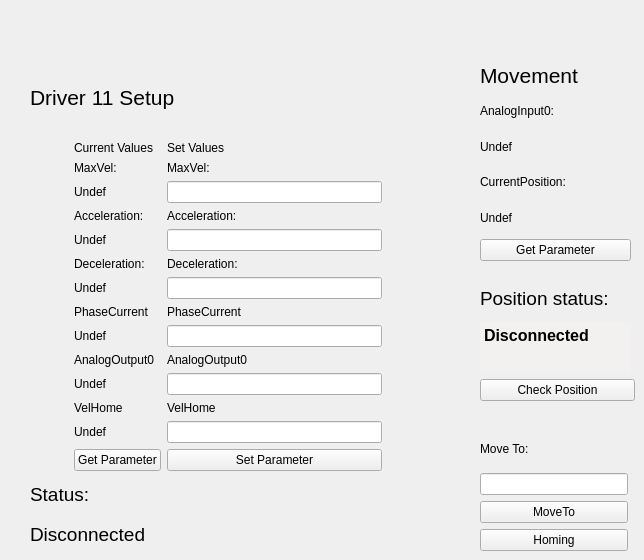
          <widget class="QWidget" name="tab_13">
           <attribute name="title">
            <string>11</string>
           </attribute>
           <attribute name="toolTip">
            <string>Driver 11 Setup and Movimentation</string>
           </attribute>
           <widget class="QWidget" name="layoutWidget_28">
            <property name="geometry">
             <rect>
              <x>480</x>
              <y>430</y>
              <width>148</width>
              <height>121</height>
             </rect>
            </property>
            <layout class="QVBoxLayout" name="verticalLayout_71">
             <item>
              <widget class="QLabel" name="label_261">
               <property name="text">
                <string>Move To:</string>
               </property>
              </widget>
             </item>
             <item>
              <widget class="QLineEdit" name="LineEditMoveToValue_11">
               <property name="toolTip">
                <string>Position to move driver 11</string>
               </property>
              </widget>
             </item>
             <item>
              <widget class="QPushButton" name="MoveTo_11">
               <property name="toolTip">
                <string>Move driver 11 to the position specified above</string>
               </property>
               <property name="text">
                <string>MoveTo</string>
               </property>
              </widget>
             </item>
             <item>
              <widget class="QPushButton" name="Homing_11">
               <property name="toolTip">
                <string>Execute the driver 11 homing procedure</string>
               </property>
               <property name="text">
                <string>Homing</string>
               </property>
              </widget>
             </item>
            </layout>
           </widget>
           <widget class="QWidget" name="layoutWidget_30">
            <property name="geometry">
             <rect>
              <x>480</x>
              <y>60</y>
              <width>151</width>
              <height>201</height>
             </rect>
            </property>
            <layout class="QVBoxLayout" name="verticalLayout_72">
             <item>
              <widget class="QLabel" name="label_264">
               <property name="font">
                <font>
                 <pointsize>16</pointsize>
                </font>
               </property>
               <property name="text">
                <string>Movement</string>
               </property>
              </widget>
             </item>
             <item>
              <widget class="QLabel" name="label_265">
               <property name="text">
                <string>AnalogInput0:</string>
               </property>
              </widget>
             </item>
             <item>
              <widget class="QLabel" name="LabelMovAnalogInput0_11">
               <property name="toolTip">
                <string>Current value of driver 11 AnalogInput(0)</string>
               </property>
               <property name="text">
                <string>Undef</string>
               </property>
              </widget>
             </item>
             <item>
              <widget class="QLabel" name="label_266">
               <property name="text">
                <string>CurrentPosition:</string>
               </property>
              </widget>
             </item>
             <item>
              <widget class="QLabel" name="LabelMovCurrentPosition_11">
               <property name="toolTip">
                <string>Current value of driver 11 CurrentPosition</string>
               </property>
               <property name="text">
                <string>Undef</string>
               </property>
              </widget>
             </item>
             <item>
              <widget class="QPushButton" name="GetParameterMov_11">
               <property name="toolTip">
                <string>Get position parameters of driver 11</string>
               </property>
               <property name="text">
                <string>Get Parameter</string>
               </property>
              </widget>
             </item>
            </layout>
           </widget>
           <widget class="QWidget" name="layoutWidget_29">
            <property name="geometry">
             <rect>
              <x>30</x>
              <y>60</y>
              <width>352</width>
              <height>491</height>
             </rect>
            </property>
            <layout class="QGridLayout" name="gridLayout_44">
             <item row="0" column="0" colspan="3">
              <widget class="QLabel" name="label_173">
               <property name="font">
                <font>
                 <pointsize>16</pointsize>
                </font>
               </property>
               <property name="text">
                <string>Driver 11 Setup</string>
               </property>
              </widget>
             </item>
             <item row="1" column="0">
              <layout class="QVBoxLayout" name="verticalLayout_24">
               <item>
                <widget class="QLabel" name="Images_11">
                 <property name="minimumSize">
                  <size>
                   <width>0</width>
                   <height>100</height>
                  </size>
                 </property>
                 <property name="maximumSize">
                  <size>
                   <width>200</width>
                   <height>150</height>
                  </size>
                 </property>
                 <property name="text">
                  <string/>
                 </property>
                 <property name="pixmap">
                  <pixmap resource="file.qrc">:/Driver.jpg</pixmap>
                 </property>
                 <property name="scaledContents">
                  <bool>true</bool>
                 </property>
                </widget>
               </item>
               <item>
                <widget class="QLabel" name="label_174">
                 <property name="text">
                  <string/>
                 </property>
                </widget>
               </item>
              </layout>
             </item>
             <item row="1" column="1">
              <widget class="QLabel" name="label_371">
               <property name="minimumSize">
                <size>
                 <width>25</width>
                 <height>0</height>
                </size>
               </property>
               <property name="text">
                <string/>
               </property>
              </widget>
             </item>
             <item row="1" column="2">
              <layout class="QGridLayout" name="gridLayout_22">
               <item row="0" column="0">
                <widget class="QLabel" name="label_175">
                 <property name="text">
                  <string>Current Values</string>
                 </property>
                </widget>
               </item>
               <item row="0" column="1">
                <widget class="QLabel" name="label_176">
                 <property name="text">
                  <string>Set Values</string>
                 </property>
                </widget>
               </item>
               <item row="1" column="0">
                <widget class="QLabel" name="label_177">
                 <property name="text">
                  <string>MaxVel:</string>
                 </property>
                </widget>
               </item>
               <item row="1" column="1">
                <widget class="QLabel" name="label_178">
                 <property name="text">
                  <string>MaxVel:</string>
                 </property>
                </widget>
               </item>
               <item row="2" column="0">
                <widget class="QLabel" name="LabelMaxVelSetup_11">
                 <property name="toolTip">
                  <string>Current value of driver 11 MaxVel</string>
                 </property>
                 <property name="text">
                  <string>Undef</string>
                 </property>
                </widget>
               </item>
               <item row="2" column="1">
                <widget class="QLineEdit" name="LineEditMaxVelSetup_11">
                 <property name="toolTip">
                  <string>&lt;html&gt;&lt;head/&gt;&lt;body&gt;&lt;p&gt;MaxVel of driver 11 to set&lt;/p&gt;&lt;/body&gt;&lt;/html&gt;</string>
                 </property>
                </widget>
               </item>
               <item row="3" column="0">
                <widget class="QLabel" name="label_179">
                 <property name="text">
                  <string>Acceleration:</string>
                 </property>
                </widget>
               </item>
               <item row="3" column="1">
                <widget class="QLabel" name="label_180">
                 <property name="text">
                  <string>Acceleration:</string>
                 </property>
                </widget>
               </item>
               <item row="4" column="0">
                <widget class="QLabel" name="LabelAccelerationSetup_11">
                 <property name="toolTip">
                  <string>Current value of driver 11 Acceleration</string>
                 </property>
                 <property name="text">
                  <string>Undef</string>
                 </property>
                </widget>
               </item>
               <item row="4" column="1">
                <widget class="QLineEdit" name="LineEditAccelerationSetup_11">
                 <property name="toolTip">
                  <string>&lt;html&gt;&lt;head/&gt;&lt;body&gt;&lt;p&gt;Acceleration of driver 11 to set&lt;/p&gt;&lt;/body&gt;&lt;/html&gt;</string>
                 </property>
                </widget>
               </item>
               <item row="5" column="0">
                <widget class="QLabel" name="label_181">
                 <property name="text">
                  <string>Deceleration:</string>
                 </property>
                </widget>
               </item>
               <item row="5" column="1">
                <widget class="QLabel" name="label_182">
                 <property name="text">
                  <string>Deceleration:</string>
                 </property>
                </widget>
               </item>
               <item row="6" column="0">
                <widget class="QLabel" name="LabelDecelerationSetup_11">
                 <property name="toolTip">
                  <string>Current value of driver 11 Deceleration</string>
                 </property>
                 <property name="text">
                  <string>Undef</string>
                 </property>
                </widget>
               </item>
               <item row="6" column="1">
                <widget class="QLineEdit" name="LineEditDecelerationSetup_11">
                 <property name="toolTip">
                  <string>&lt;html&gt;&lt;head/&gt;&lt;body&gt;&lt;p&gt;Deceleration of driver 11 to set&lt;/p&gt;&lt;/body&gt;&lt;/html&gt;</string>
                 </property>
                </widget>
               </item>
               <item row="7" column="0">
                <widget class="QLabel" name="label_183">
                 <property name="text">
                  <string>PhaseCurrent</string>
                 </property>
                </widget>
               </item>
               <item row="7" column="1">
                <widget class="QLabel" name="label_184">
                 <property name="text">
                  <string>PhaseCurrent</string>
                 </property>
                </widget>
               </item>
               <item row="8" column="0">
                <widget class="QLabel" name="LabelPhaseCurrentSetup_11">
                 <property name="toolTip">
                  <string>Current value of driver 11 PhaseCurrent</string>
                 </property>
                 <property name="text">
                  <string>Undef</string>
                 </property>
                </widget>
               </item>
               <item row="8" column="1">
                <widget class="QLineEdit" name="LineEditPhaseCurrentSetup_11">
                 <property name="toolTip">
                  <string>&lt;html&gt;&lt;head/&gt;&lt;body&gt;&lt;p&gt; PhaseCurrent of driver 11 to set&lt;/p&gt;&lt;/body&gt;&lt;/html&gt;</string>
                 </property>
                </widget>
               </item>
               <item row="9" column="0">
                <widget class="QLabel" name="label_185">
                 <property name="text">
                  <string>AnalogOutput0</string>
                 </property>
                </widget>
               </item>
               <item row="9" column="1">
                <widget class="QLabel" name="label_186">
                 <property name="text">
                  <string>AnalogOutput0</string>
                 </property>
                </widget>
               </item>
               <item row="10" column="0">
                <widget class="QLabel" name="LabelAnalogOutputSetup_11">
                 <property name="toolTip">
                  <string>Current value of driver 11 AnalogOutput(0)</string>
                 </property>
                 <property name="text">
                  <string>Undef</string>
                 </property>
                </widget>
               </item>
               <item row="10" column="1">
                <widget class="QLineEdit" name="LineEditAnalogOutputSetup_11">
                 <property name="toolTip">
                  <string>&lt;html&gt;&lt;head/&gt;&lt;body&gt;&lt;p&gt; AnalogOutput(0) of driver 11 to set&lt;/p&gt;&lt;/body&gt;&lt;/html&gt;</string>
                 </property>
                </widget>
               </item>
               <item row="11" column="0">
                <widget class="QLabel" name="label_372">
                 <property name="text">
                  <string>VelHome</string>
                 </property>
                </widget>
               </item>
               <item row="11" column="1">
                <widget class="QLabel" name="label_373">
                 <property name="text">
                  <string>VelHome</string>
                 </property>
                </widget>
               </item>
               <item row="12" column="0">
                <widget class="QLabel" name="LabelVelHomeSetup_11">
                 <property name="toolTip">
                  <string>Current value of driver 11 VelHome</string>
                 </property>
                 <property name="text">
                  <string>Undef</string>
                 </property>
                </widget>
               </item>
               <item row="12" column="1">
                <widget class="QLineEdit" name="LineEditVelHomeSetup_11">
                 <property name="toolTip">
                  <string>&lt;html&gt;&lt;head/&gt;&lt;body&gt;&lt;p&gt; VelHome of driver 11 to set&lt;/p&gt;&lt;/body&gt;&lt;/html&gt;</string>
                 </property>
                </widget>
               </item>
               <item row="13" column="0">
                <widget class="QPushButton" name="GetParameterDriver_11">
                 <property name="toolTip">
                  <string>&lt;html&gt;&lt;head/&gt;&lt;body&gt;&lt;p&gt;Get the current parameter of the driver 11&lt;/p&gt;&lt;/body&gt;&lt;/html&gt;</string>
                 </property>
                 <property name="text">
                  <string>Get Parameter</string>
                 </property>
                </widget>
               </item>
               <item row="13" column="1">
                <widget class="QPushButton" name="SetParameterDriver_11">
                 <property name="toolTip">
                  <string>&lt;html&gt;&lt;head/&gt;&lt;body&gt;&lt;p&gt;Set parameter of driver 11. Nota bene: in order to accomplished the command you have to set all the fields above.&lt;/p&gt;&lt;/body&gt;&lt;/html&gt;</string>
                 </property>
                 <property name="text">
                  <string>Set Parameter</string>
                 </property>
                </widget>
               </item>
              </layout>
             </item>
             <item row="2" column="0" colspan="3">
              <layout class="QVBoxLayout" name="verticalLayout_25">
               <item>
                <widget class="QLabel" name="label_187">
                 <property name="font">
                  <font>
                   <pointsize>14</pointsize>
                  </font>
                 </property>
                 <property name="text">
                  <string>Status:</string>
                 </property>
                </widget>
               </item>
               <item>
                <widget class="QLabel" name="LabelStatusDriver11">
                 <property name="font">
                  <font>
                   <pointsize>14</pointsize>
                  </font>
                 </property>
                 <property name="toolTip">
                  <string>Driver 11 Status</string>
                 </property>
                 <property name="text">
                  <string>Disconnected</string>
                 </property>
                </widget>
               </item>
              </layout>
             </item>
            </layout>
           </widget>
           <widget class="QWidget" name="layoutWidget_51">
            <property name="geometry">
             <rect>
              <x>480</x>
              <y>280</y>
              <width>155</width>
              <height>121</height>
             </rect>
            </property>
            <layout class="QVBoxLayout" name="verticalLayout_88">
             <item>
              <layout class="QVBoxLayout" name="verticalLayout_45">
               <item>
                <widget class="QLabel" name="label_320">
                 <property name="font">
                  <font>
                   <pointsize>14</pointsize>
                  </font>
                 </property>
                 <property name="text">
                  <string>Position status:</string>
                 </property>
                </widget>
               </item>
               <item>
                <widget class="QTextEdit" name="LabelPositionStatus_11">
                 <property name="maximumSize">
                  <size>
                   <width>151</width>
                   <height>51</height>
                  </size>
                 </property>
                 <property name="palette">
                  <palette>
                   <active>
                    <colorrole role="Base">
                     <brush brushstyle="SolidPattern">
                      <color alpha="255">
                       <red>242</red>
                       <green>241</green>
                       <blue>240</blue>
                      </color>
                     </brush>
                    </colorrole>
                   </active>
                   <inactive>
                    <colorrole role="Base">
                     <brush brushstyle="SolidPattern">
                      <color alpha="255">
                       <red>242</red>
                       <green>241</green>
                       <blue>240</blue>
                      </color>
                     </brush>
                    </colorrole>
                   </inactive>
                   <disabled>
                    <colorrole role="Base">
                     <brush brushstyle="SolidPattern">
                      <color alpha="255">
                       <red>255</red>
                       <green>255</green>
                       <blue>255</blue>
                      </color>
                     </brush>
                    </colorrole>
                   </disabled>
                  </palette>
                 </property>
                 <property name="font">
                  <font>
                   <pointsize>12</pointsize>
                   <weight>75</weight>
                   <bold>true</bold>
                  </font>
                 </property>
                 <property name="toolTip">
                  <string>&lt;html&gt;&lt;head/&gt;&lt;body&gt;&lt;p&gt;&lt;span style=&quot; font-size:11pt; font-weight:400;&quot;&gt;Here is printed the correspondence between the estimated position and the CurrentPosition of the driver 11.&lt;/span&gt;&lt;/p&gt;&lt;/body&gt;&lt;/html&gt;</string>
                 </property>
                 <property name="frameShape">
                  <enum>QFrame::NoFrame</enum>
                 </property>
                 <property name="html">
                  <string>&lt;!DOCTYPE HTML PUBLIC &quot;-//W3C//DTD HTML 4.0//EN&quot; &quot;http://www.w3.org/TR/REC-html40/strict.dtd&quot;&gt;
&lt;html&gt;&lt;head&gt;&lt;meta name=&quot;qrichtext&quot; content=&quot;1&quot; /&gt;&lt;style type=&quot;text/css&quot;&gt;
p, li { white-space: pre-wrap; }
&lt;/style&gt;&lt;/head&gt;&lt;body style=&quot; font-family:'.SF NS Text'; font-size:12pt; font-weight:600; font-style:normal;&quot;&gt;
&lt;p style=&quot; margin-top:0px; margin-bottom:0px; margin-left:0px; margin-right:0px; -qt-block-indent:0; text-indent:0px;&quot;&gt;&lt;span style=&quot; font-family:'Ubuntu';&quot;&gt;Disconnected&lt;/span&gt;&lt;/p&gt;&lt;/body&gt;&lt;/html&gt;</string>
                 </property>
                 <property name="textInteractionFlags">
                  <set>Qt::TextSelectableByMouse</set>
                 </property>
                </widget>
               </item>
              </layout>
             </item>
             <item>
              <widget class="QPushButton" name="CheckPositionButton_11">
               <property name="toolTip">
                <string>&lt;html&gt;&lt;head/&gt;&lt;body&gt;&lt;p&gt;Verify the correspondence between the estimated position and the current position of the driver 11.&lt;/p&gt;&lt;/body&gt;&lt;/html&gt;</string>
               </property>
               <property name="text">
                <string>Check Position</string>
               </property>
              </widget>
             </item>
            </layout>
           </widget>
          </widget>
